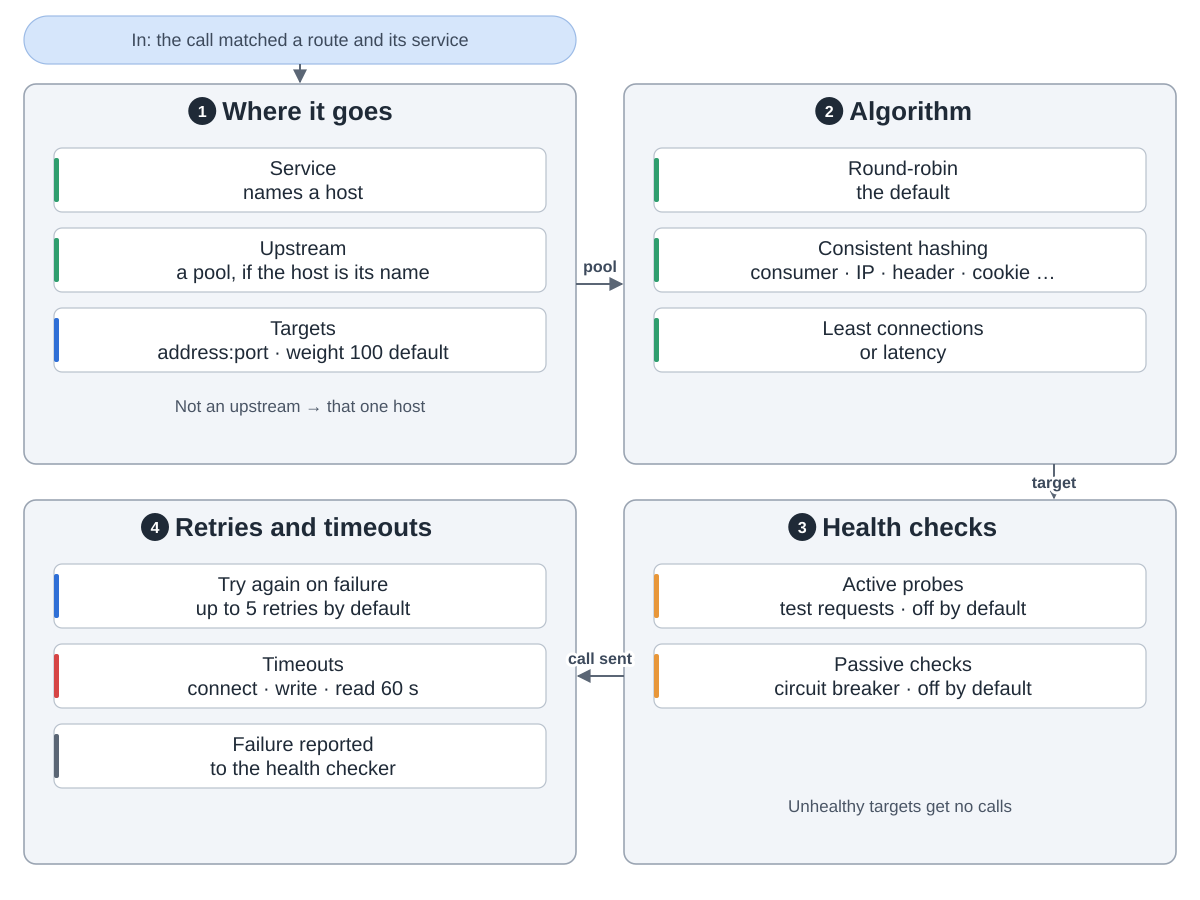

Reproduce this figure in Python.
"""Picking a backend: service, upstream and targets; the balancing algorithm; health checks; retries.
Snake order: 1 where it goes (top left) -> 2 algorithm (top right) -> 3 health checks (bottom right) -> 4 retries (bottom left).
Drawn from Kong/kong at commit 8927af6 (kong/db/schema/entities/services.lua, upstreams.lua, targets.lua;
kong/runloop/balancer/init.lua; kong/init.lua Kong.balancer).
Run: python3 balance.py"""
import sys
from pathlib import Path

sys.path.insert(0, str(Path(__file__).resolve().parents[2] / "tools"))
from archdiagram import Diagram, L, R, GW, T1, H1, T2, H2  # noqa: E402

d = Diagram("Picking a backend",
            "In: a call has matched a route, so Kong knows its service. "
            "1 Where it goes: the service names a host. If that host is the name of an upstream, Kong balances "
            "the call across the upstream's targets, each an address and port with a weight, 100 by default; "
            "otherwise it goes to that one host. "
            "2 Algorithm: round-robin by default, or consistent-hashing on the consumer, IP, a header, a cookie, "
            "the path, a query argument or a URI capture, or least-connections, or latency. "
            "3 Health checks: active probing sends test requests to targets; it is off by default. "
            "Passive checks watch real responses as a circuit breaker; also off by default. "
            "4 Retries and timeouts: on a failure Kong reports it to the health checker and tries again, "
            "up to the service's retries, 5 by default; connect, write and read timeouts are 60 seconds by default.")

d.pill(L, 16, GW, 48, "In: the call matched a route and its service")
d.arrow(f"M{L + GW / 2} 64V{T1 - 2}")

d.group(L, T1, GW, H1, "Where it goes", 1)
d.column(L, T1, [("Service|names a host", "plan"),
                 ("Upstream|a pool, if the host is its name", "plan"),
                 ("Targets|address:port · weight 100 default", "coding")])
d.notes(L, T1, H1, "Not an upstream → that one host", "")

d.group(R, T1, GW, H1, "Algorithm", 2)
d.column(R, T1, [("Round-robin|the default", "plan"),
                 ("Consistent hashing|consumer · IP · header · cookie …", "plan"),
                 ("Least connections|or latency", "plan")])

d.group(R, T2, GW, H2, "Health checks", 3)
d.column(R, T2, [("Active probes|test requests · off by default", "critic"),
                 ("Passive checks|circuit breaker · off by default", "critic")])
d.notes(R, T2, H2, "Unhealthy targets get no calls", "")

d.group(L, T2, GW, H2, "Retries and timeouts", 4)
d.column(L, T2, [("Try again on failure|up to 5 retries by default", "coding"),
                 ("Timeouts|connect · write · read 60 s", "review"),
                 ("Failure reported|to the health checker", "data")])

d.arrow(f"M{L + GW} {T1 + 200}H{R - 2}", label="pool", at=(600, T1 + 188))
d.arrow(f"M{R + 430} {T1 + H1}V{T2 - 2}", label="target", at=(R + 430, T1 + H1 + 24))
d.arrow(f"M{R} {T2 + 176}H{L + GW + 2}", label="call sent", at=(600, T2 + 164))

d.save(Path(__file__).with_name("balance.svg"))
